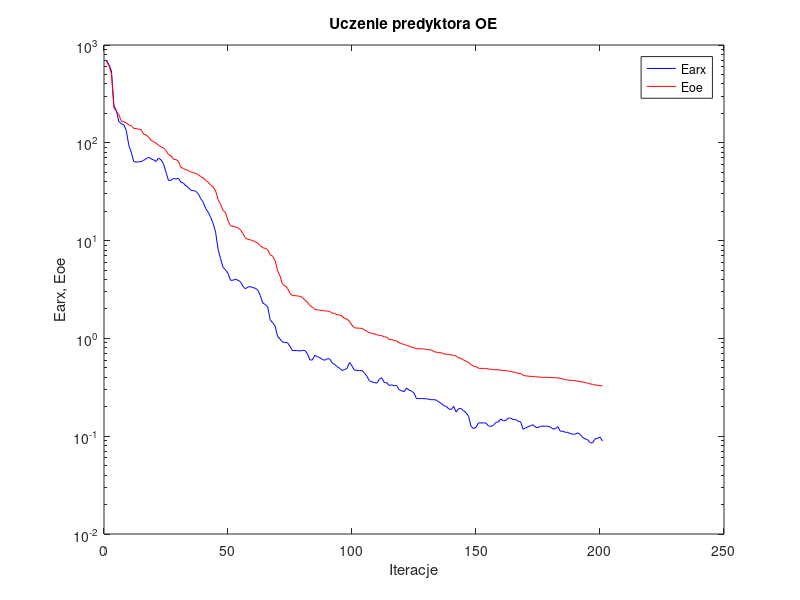
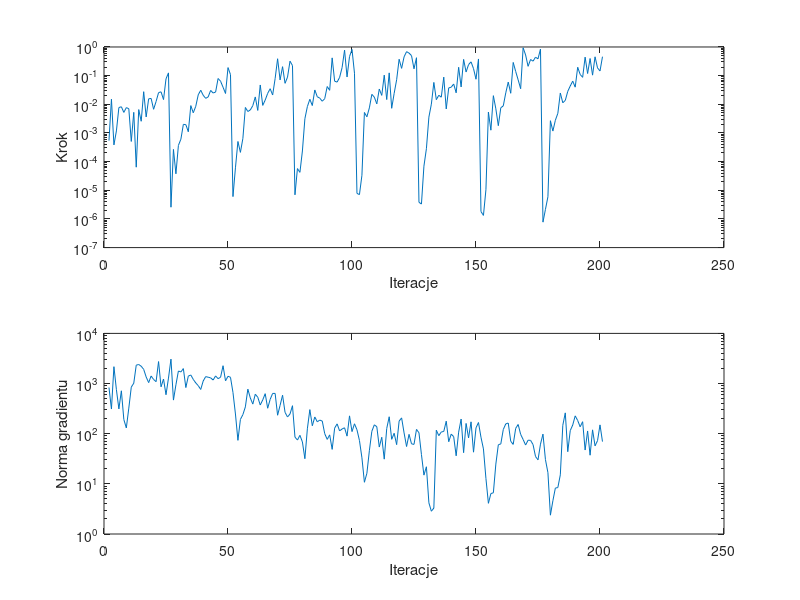

Write the MATLAB code that produced these figures, in order.
%uczenie predyktora oe
clear all;
n=0; farx(n+1)=7.014948e+002; foe(n+1)=6.837984e+002; wspucz(n+1)=0.000000e+000; ng(n+1)=0.000000e+000;
%odnowa zmiennej metryki
n=1; farx(n+1)=6.293430e+002; foe(n+1)=6.166155e+002; krok(n+1)=5.391128e-004; ng(n+1)=8.352329e+002;
n=2; farx(n+1)=5.415884e+002; foe(n+1)=5.075697e+002; krok(n+1)=1.507152e-002; ng(n+1)=3.103918e+002;
n=3; farx(n+1)=2.404113e+002; foe(n+1)=2.275196e+002; krok(n+1)=3.831728e-004; ng(n+1)=2.169121e+003;
n=4; farx(n+1)=2.121298e+002; foe(n+1)=2.103876e+002; krok(n+1)=1.177085e-003; ng(n+1)=7.553440e+002;
n=5; farx(n+1)=1.645889e+002; foe(n+1)=1.935900e+002; krok(n+1)=7.704335e-003; ng(n+1)=3.120237e+002;
n=6; farx(n+1)=1.570628e+002; foe(n+1)=1.663511e+002; krok(n+1)=8.204311e-003; ng(n+1)=7.169853e+002;
n=7; farx(n+1)=1.527303e+002; foe(n+1)=1.643540e+002; krok(n+1)=5.214412e-003; ng(n+1)=1.914519e+002;
n=8; farx(n+1)=1.329639e+002; foe(n+1)=1.597855e+002; krok(n+1)=7.660947e-003; ng(n+1)=1.302645e+002;
n=9; farx(n+1)=9.413809e+001; foe(n+1)=1.523464e+002; krok(n+1)=7.032104e-003; ng(n+1)=3.236065e+002;
n=10; farx(n+1)=7.948949e+001; foe(n+1)=1.495280e+002; krok(n+1)=5.059566e-004; ng(n+1)=8.485326e+002;
n=11; farx(n+1)=6.418404e+001; foe(n+1)=1.403390e+002; krok(n+1)=5.242823e-003; ng(n+1)=1.016240e+003;
n=12; farx(n+1)=6.352773e+001; foe(n+1)=1.395742e+002; krok(n+1)=6.399109e-005; ng(n+1)=2.325764e+003;
n=13; farx(n+1)=6.390669e+001; foe(n+1)=1.378631e+002; krok(n+1)=6.543079e-003; ng(n+1)=2.397892e+003;
n=14; farx(n+1)=6.419258e+001; foe(n+1)=1.361605e+002; krok(n+1)=2.559883e-003; ng(n+1)=2.214638e+003;
n=15; farx(n+1)=6.622692e+001; foe(n+1)=1.223340e+002; krok(n+1)=2.753897e-002; ng(n+1)=1.919092e+003;
n=16; farx(n+1)=6.884645e+001; foe(n+1)=1.201363e+002; krok(n+1)=3.625910e-003; ng(n+1)=1.353507e+003;
n=17; farx(n+1)=7.125833e+001; foe(n+1)=1.139555e+002; krok(n+1)=1.552039e-002; ng(n+1)=1.043851e+003;
n=18; farx(n+1)=6.852876e+001; foe(n+1)=1.056056e+002; krok(n+1)=1.604468e-002; ng(n+1)=1.413087e+003;
n=19; farx(n+1)=6.696000e+001; foe(n+1)=1.027882e+002; krok(n+1)=6.700076e-003; ng(n+1)=1.206563e+003;
n=20; farx(n+1)=6.441754e+001; foe(n+1)=9.892586e+001; krok(n+1)=1.254246e-002; ng(n+1)=1.089966e+003;
n=21; farx(n+1)=6.976767e+001; foe(n+1)=9.448923e+001; krok(n+1)=2.552053e-002; ng(n+1)=2.743712e+003;
n=22; farx(n+1)=6.699063e+001; foe(n+1)=9.108242e+001; krok(n+1)=2.727640e-002; ng(n+1)=8.604148e+002;
n=23; farx(n+1)=6.095257e+001; foe(n+1)=8.858893e+001; krok(n+1)=1.462925e-002; ng(n+1)=1.229340e+003;
n=24; farx(n+1)=4.993068e+001; foe(n+1)=8.337172e+001; krok(n+1)=7.742260e-002; ng(n+1)=5.981624e+002;
n=25; farx(n+1)=4.121210e+001; foe(n+1)=7.560627e+001; krok(n+1)=1.247419e-001; ng(n+1)=1.285937e+003;
%odnowa zmiennej metryki
n=26; farx(n+1)=4.131346e+001; foe(n+1)=7.382402e+001; krok(n+1)=2.567287e-006; ng(n+1)=3.068800e+003;
n=27; farx(n+1)=4.316617e+001; foe(n+1)=6.784286e+001; krok(n+1)=2.666638e-004; ng(n+1)=4.678577e+002;
n=28; farx(n+1)=4.264588e+001; foe(n+1)=6.747907e+001; krok(n+1)=3.754715e-005; ng(n+1)=9.452854e+002;
n=29; farx(n+1)=4.340615e+001; foe(n+1)=6.476880e+001; krok(n+1)=3.682534e-004; ng(n+1)=1.779742e+003;
n=30; farx(n+1)=3.967679e+001; foe(n+1)=5.631741e+001; krok(n+1)=6.052270e-004; ng(n+1)=1.702158e+003;
n=31; farx(n+1)=3.878993e+001; foe(n+1)=5.454021e+001; krok(n+1)=1.995002e-003; ng(n+1)=1.985298e+003;
n=32; farx(n+1)=3.625812e+001; foe(n+1)=5.305568e+001; krok(n+1)=1.951356e-003; ng(n+1)=8.316867e+002;
n=33; farx(n+1)=3.497054e+001; foe(n+1)=5.220204e+001; krok(n+1)=1.100811e-003; ng(n+1)=1.407567e+003;
n=34; farx(n+1)=3.273247e+001; foe(n+1)=5.025900e+001; krok(n+1)=9.010365e-003; ng(n+1)=1.481668e+003;
n=35; farx(n+1)=3.246072e+001; foe(n+1)=4.958818e+001; krok(n+1)=5.062842e-003; ng(n+1)=1.209194e+003;
n=36; farx(n+1)=3.192643e+001; foe(n+1)=4.855051e+001; krok(n+1)=8.510569e-003; ng(n+1)=1.028832e+003;
n=37; farx(n+1)=3.014433e+001; foe(n+1)=4.726917e+001; krok(n+1)=2.142882e-002; ng(n+1)=9.077756e+002;
n=38; farx(n+1)=2.686394e+001; foe(n+1)=4.523810e+001; krok(n+1)=3.095635e-002; ng(n+1)=7.616149e+002;
n=39; farx(n+1)=2.471189e+001; foe(n+1)=4.372011e+001; krok(n+1)=2.067140e-002; ng(n+1)=1.123230e+003;
n=40; farx(n+1)=2.127458e+001; foe(n+1)=4.103908e+001; krok(n+1)=1.615205e-002; ng(n+1)=1.374620e+003;
n=41; farx(n+1)=1.947831e+001; foe(n+1)=3.957355e+001; krok(n+1)=1.806042e-002; ng(n+1)=1.336795e+003;
n=42; farx(n+1)=1.729469e+001; foe(n+1)=3.690627e+001; krok(n+1)=3.052860e-002; ng(n+1)=1.298909e+003;
n=43; farx(n+1)=1.499484e+001; foe(n+1)=3.544502e+001; krok(n+1)=2.476948e-002; ng(n+1)=1.174970e+003;
n=44; farx(n+1)=1.218628e+001; foe(n+1)=3.222852e+001; krok(n+1)=2.672451e-002; ng(n+1)=1.419636e+003;
n=45; farx(n+1)=8.134512e+000; foe(n+1)=2.634332e+001; krok(n+1)=7.951160e-002; ng(n+1)=1.252137e+003;
n=46; farx(n+1)=6.535957e+000; foe(n+1)=2.347345e+001; krok(n+1)=6.392790e-002; ng(n+1)=1.334752e+003;
n=47; farx(n+1)=5.325083e+000; foe(n+1)=2.032860e+001; krok(n+1)=3.941187e-002; ng(n+1)=2.266850e+003;
n=48; farx(n+1)=5.026607e+000; foe(n+1)=1.932942e+001; krok(n+1)=2.384691e-002; ng(n+1)=1.133627e+003;
n=49; farx(n+1)=4.621541e+000; foe(n+1)=1.595625e+001; krok(n+1)=1.909506e-001; ng(n+1)=1.395631e+003;
n=50; farx(n+1)=3.929109e+000; foe(n+1)=1.418549e+001; krok(n+1)=1.088038e-001; ng(n+1)=1.332556e+003;
%odnowa zmiennej metryki
n=51; farx(n+1)=3.932091e+000; foe(n+1)=1.401430e+001; krok(n+1)=6.019984e-006; ng(n+1)=6.652821e+002;
n=52; farx(n+1)=4.034723e+000; foe(n+1)=1.376081e+001; krok(n+1)=6.078783e-005; ng(n+1)=2.471110e+002;
n=53; farx(n+1)=3.933618e+000; foe(n+1)=1.350483e+001; krok(n+1)=5.045766e-004; ng(n+1)=7.371926e+001;
n=54; farx(n+1)=3.808313e+000; foe(n+1)=1.290767e+001; krok(n+1)=2.102269e-004; ng(n+1)=1.925481e+002;
n=55; farx(n+1)=3.419426e+000; foe(n+1)=1.180559e+001; krok(n+1)=6.459813e-004; ng(n+1)=2.403544e+002;
n=56; farx(n+1)=3.208882e+000; foe(n+1)=1.064790e+001; krok(n+1)=7.761346e-003; ng(n+1)=3.424869e+002;
n=57; farx(n+1)=3.348899e+000; foe(n+1)=1.028451e+001; krok(n+1)=5.608324e-003; ng(n+1)=7.729107e+002;
n=58; farx(n+1)=3.386488e+000; foe(n+1)=1.018087e+001; krok(n+1)=6.374691e-003; ng(n+1)=5.155320e+002;
n=59; farx(n+1)=3.303749e+000; foe(n+1)=9.993908e+000; krok(n+1)=8.963267e-003; ng(n+1)=3.893239e+002;
n=60; farx(n+1)=3.263757e+000; foe(n+1)=9.710339e+000; krok(n+1)=1.808357e-002; ng(n+1)=6.114971e+002;
n=61; farx(n+1)=3.111858e+000; foe(n+1)=9.448900e+000; krok(n+1)=6.113282e-003; ng(n+1)=5.339503e+002;
n=62; farx(n+1)=2.755449e+000; foe(n+1)=8.899748e+000; krok(n+1)=4.725510e-002; ng(n+1)=3.737337e+002;
n=63; farx(n+1)=2.301068e+000; foe(n+1)=8.456999e+000; krok(n+1)=9.159911e-003; ng(n+1)=4.710837e+002;
n=64; farx(n+1)=2.223072e+000; foe(n+1)=8.333081e+000; krok(n+1)=1.406421e-002; ng(n+1)=6.281238e+002;
n=65; farx(n+1)=2.104016e+000; foe(n+1)=8.114931e+000; krok(n+1)=2.409244e-002; ng(n+1)=3.217675e+002;
n=66; farx(n+1)=1.548674e+000; foe(n+1)=7.170603e+000; krok(n+1)=3.500452e-002; ng(n+1)=4.830220e+002;
n=67; farx(n+1)=1.447340e+000; foe(n+1)=6.924709e+000; krok(n+1)=2.113198e-002; ng(n+1)=6.353411e+002;
n=68; farx(n+1)=1.335924e+000; foe(n+1)=6.237193e+000; krok(n+1)=7.887873e-002; ng(n+1)=6.358010e+002;
n=69; farx(n+1)=1.045479e+000; foe(n+1)=4.919884e+000; krok(n+1)=3.886554e-001; ng(n+1)=2.333780e+002;
n=70; farx(n+1)=9.829224e-001; foe(n+1)=4.334935e+000; krok(n+1)=7.084462e-002; ng(n+1)=3.669215e+002;
n=71; farx(n+1)=9.167453e-001; foe(n+1)=3.566009e+000; krok(n+1)=2.056837e-001; ng(n+1)=5.852943e+002;
n=72; farx(n+1)=9.099707e-001; foe(n+1)=3.451814e+000; krok(n+1)=5.397089e-002; ng(n+1)=2.663807e+002;
n=73; farx(n+1)=9.037116e-001; foe(n+1)=3.246268e+000; krok(n+1)=8.892157e-002; ng(n+1)=2.153907e+002;
n=74; farx(n+1)=8.290078e-001; foe(n+1)=2.883142e+000; krok(n+1)=3.200292e-001; ng(n+1)=2.470648e+002;
n=75; farx(n+1)=7.519503e-001; foe(n+1)=2.741020e+000; krok(n+1)=2.250273e-001; ng(n+1)=3.618167e+002;
%odnowa zmiennej metryki
n=76; farx(n+1)=7.517515e-001; foe(n+1)=2.736427e+000; krok(n+1)=6.948457e-006; ng(n+1)=8.554493e+001;
n=77; farx(n+1)=7.490362e-001; foe(n+1)=2.717018e+000; krok(n+1)=5.720244e-005; ng(n+1)=7.469591e+001;
n=78; farx(n+1)=7.439972e-001; foe(n+1)=2.695066e+000; krok(n+1)=4.219311e-005; ng(n+1)=9.279585e+001;
n=79; farx(n+1)=7.546689e-001; foe(n+1)=2.625559e+000; krok(n+1)=2.351766e-004; ng(n+1)=6.848772e+001;
n=80; farx(n+1)=7.517675e-001; foe(n+1)=2.459835e+000; krok(n+1)=3.141811e-003; ng(n+1)=3.173075e+001;
n=81; farx(n+1)=6.992492e-001; foe(n+1)=2.356493e+000; krok(n+1)=8.300976e-003; ng(n+1)=1.251948e+002;
n=82; farx(n+1)=6.027055e-001; foe(n+1)=2.165971e+000; krok(n+1)=1.495979e-002; ng(n+1)=3.021850e+002;
n=83; farx(n+1)=6.010263e-001; foe(n+1)=2.095141e+000; krok(n+1)=9.045235e-003; ng(n+1)=1.441016e+002;
n=84; farx(n+1)=6.730619e-001; foe(n+1)=1.980255e+000; krok(n+1)=3.172714e-002; ng(n+1)=2.156209e+002;
n=85; farx(n+1)=6.522646e-001; foe(n+1)=1.954389e+000; krok(n+1)=1.834657e-002; ng(n+1)=1.726985e+002;
n=86; farx(n+1)=6.351866e-001; foe(n+1)=1.947657e+000; krok(n+1)=1.640492e-002; ng(n+1)=1.865053e+002;
n=87; farx(n+1)=6.106719e-001; foe(n+1)=1.930368e+000; krok(n+1)=1.281715e-002; ng(n+1)=1.790103e+002;
n=88; farx(n+1)=5.972088e-001; foe(n+1)=1.914366e+000; krok(n+1)=1.572069e-002; ng(n+1)=1.000935e+002;
n=89; farx(n+1)=6.188893e-001; foe(n+1)=1.902609e+000; krok(n+1)=4.171622e-002; ng(n+1)=7.702147e+001;
n=90; farx(n+1)=6.174541e-001; foe(n+1)=1.889749e+000; krok(n+1)=3.076926e-002; ng(n+1)=9.475621e+001;
n=91; farx(n+1)=5.631795e-001; foe(n+1)=1.813653e+000; krok(n+1)=4.170483e-001; ng(n+1)=4.865773e+001;
n=92; farx(n+1)=5.419574e-001; foe(n+1)=1.800175e+000; krok(n+1)=6.392790e-002; ng(n+1)=1.290789e+002;
n=93; farx(n+1)=5.142878e-001; foe(n+1)=1.744957e+000; krok(n+1)=5.955282e-002; ng(n+1)=1.570667e+002;
n=94; farx(n+1)=4.949311e-001; foe(n+1)=1.733238e+000; krok(n+1)=8.693674e-002; ng(n+1)=1.136431e+002;
n=95; farx(n+1)=4.686672e-001; foe(n+1)=1.688690e+000; krok(n+1)=1.903039e-001; ng(n+1)=1.241906e+002;
n=96; farx(n+1)=4.809675e-001; foe(n+1)=1.598508e+000; krok(n+1)=7.771907e-001; ng(n+1)=1.311726e+002;
n=97; farx(n+1)=4.927101e-001; foe(n+1)=1.576164e+000; krok(n+1)=8.973318e-002; ng(n+1)=8.942177e+001;
n=98; farx(n+1)=5.680684e-001; foe(n+1)=1.484596e+000; krok(n+1)=4.635137e-001; ng(n+1)=2.267836e+002;
n=99; farx(n+1)=5.226647e-001; foe(n+1)=1.367184e+000; krok(n+1)=8.209742e-001; ng(n+1)=1.101195e+002;
n=100; farx(n+1)=4.731665e-001; foe(n+1)=1.284633e+000; krok(n+1)=1.214664e-001; ng(n+1)=1.576264e+002;
%odnowa zmiennej metryki
n=101; farx(n+1)=4.712698e-001; foe(n+1)=1.275027e+000; krok(n+1)=7.792977e-006; ng(n+1)=1.198398e+002;
n=102; farx(n+1)=4.703300e-001; foe(n+1)=1.270990e+000; krok(n+1)=7.065934e-006; ng(n+1)=7.331838e+001;
n=103; farx(n+1)=4.683512e-001; foe(n+1)=1.267514e+000; krok(n+1)=3.333618e-005; ng(n+1)=3.304654e+001;
n=104; farx(n+1)=4.448056e-001; foe(n+1)=1.223885e+000; krok(n+1)=5.190450e-003; ng(n+1)=1.075521e+001;
n=105; farx(n+1)=4.104023e-001; foe(n+1)=1.178083e+000; krok(n+1)=3.660956e-003; ng(n+1)=1.623987e+001;
n=106; farx(n+1)=3.693582e-001; foe(n+1)=1.143266e+000; krok(n+1)=7.496795e-003; ng(n+1)=4.577170e+001;
n=107; farx(n+1)=3.590072e-001; foe(n+1)=1.129117e+000; krok(n+1)=2.223039e-002; ng(n+1)=1.116570e+002;
n=108; farx(n+1)=3.538040e-001; foe(n+1)=1.113140e+000; krok(n+1)=1.779884e-002; ng(n+1)=1.504201e+002;
n=109; farx(n+1)=3.484094e-001; foe(n+1)=1.089631e+000; krok(n+1)=1.034736e-002; ng(n+1)=1.378192e+002;
n=110; farx(n+1)=3.826579e-001; foe(n+1)=1.073122e+000; krok(n+1)=3.404228e-002; ng(n+1)=5.420103e+001;
n=111; farx(n+1)=3.963723e-001; foe(n+1)=1.065369e+000; krok(n+1)=2.047906e-002; ng(n+1)=8.493831e+001;
n=112; farx(n+1)=3.536334e-001; foe(n+1)=1.038768e+000; krok(n+1)=1.042621e-001; ng(n+1)=3.109557e+001;
n=113; farx(n+1)=3.525192e-001; foe(n+1)=1.029208e+000; krok(n+1)=1.462925e-002; ng(n+1)=1.268222e+002;
n=114; farx(n+1)=3.300179e-001; foe(n+1)=9.764568e-001; krok(n+1)=1.248868e-001; ng(n+1)=2.176698e+002;
n=115; farx(n+1)=3.352760e-001; foe(n+1)=9.710242e-001; krok(n+1)=7.251821e-003; ng(n+1)=7.723260e+001;
n=116; farx(n+1)=3.286948e-001; foe(n+1)=9.582735e-001; krok(n+1)=2.414071e-002; ng(n+1)=1.020061e+002;
n=117; farx(n+1)=3.299953e-001; foe(n+1)=9.426115e-001; krok(n+1)=7.208292e-002; ng(n+1)=6.051236e+001;
n=118; farx(n+1)=2.983579e-001; foe(n+1)=8.999752e-001; krok(n+1)=3.730776e-001; ng(n+1)=1.782617e+002;
n=119; farx(n+1)=2.918024e-001; foe(n+1)=8.845850e-001; krok(n+1)=1.794664e-001; ng(n+1)=2.066141e+002;
n=120; farx(n+1)=2.851813e-001; foe(n+1)=8.663336e-001; krok(n+1)=4.536903e-001; ng(n+1)=1.035964e+002;
n=121; farx(n+1)=3.107351e-001; foe(n+1)=8.496137e-001; krok(n+1)=6.871474e-001; ng(n+1)=5.550191e+001;
n=122; farx(n+1)=2.955827e-001; foe(n+1)=8.335304e-001; krok(n+1)=6.115403e-001; ng(n+1)=9.704259e+001;
n=123; farx(n+1)=2.899917e-001; foe(n+1)=8.147285e-001; krok(n+1)=4.989677e-001; ng(n+1)=6.283883e+001;
n=124; farx(n+1)=2.760970e-001; foe(n+1)=8.030297e-001; krok(n+1)=1.732520e-001; ng(n+1)=6.118036e+001;
n=125; farx(n+1)=2.425329e-001; foe(n+1)=7.849695e-001; krok(n+1)=4.228235e-001; ng(n+1)=1.217692e+002;
%odnowa zmiennej metryki
n=126; farx(n+1)=2.425886e-001; foe(n+1)=7.822277e-001; krok(n+1)=3.816291e-006; ng(n+1)=1.044536e+002;
n=127; farx(n+1)=2.426500e-001; foe(n+1)=7.816098e-001; krok(n+1)=3.304286e-006; ng(n+1)=3.846574e+001;
n=128; farx(n+1)=2.420420e-001; foe(n+1)=7.803970e-001; krok(n+1)=6.937565e-005; ng(n+1)=1.491988e+001;
n=129; farx(n+1)=2.411767e-001; foe(n+1)=7.701581e-001; krok(n+1)=2.826636e-004; ng(n+1)=2.191643e+001;
n=130; farx(n+1)=2.391510e-001; foe(n+1)=7.663599e-001; krok(n+1)=3.568597e-003; ng(n+1)=4.186154e+000;
n=131; farx(n+1)=2.361613e-001; foe(n+1)=7.626543e-001; krok(n+1)=1.012183e-002; ng(n+1)=2.845839e+000;
n=132; farx(n+1)=2.362445e-001; foe(n+1)=7.334855e-001; krok(n+1)=5.801457e-002; ng(n+1)=3.289931e+000;
n=133; farx(n+1)=2.339262e-001; foe(n+1)=7.230710e-001; krok(n+1)=1.450364e-002; ng(n+1)=1.173737e+002;
n=134; farx(n+1)=2.243159e-001; foe(n+1)=7.158471e-001; krok(n+1)=2.069003e-002; ng(n+1)=9.146799e+001;
n=135; farx(n+1)=2.162275e-001; foe(n+1)=7.130946e-001; krok(n+1)=1.771116e-002; ng(n+1)=1.082247e+002;
n=136; farx(n+1)=2.053166e-001; foe(n+1)=6.946678e-001; krok(n+1)=8.877087e-002; ng(n+1)=1.109045e+002;
n=137; farx(n+1)=2.018707e-001; foe(n+1)=6.900811e-001; krok(n+1)=6.884742e-003; ng(n+1)=1.777251e+002;
n=138; farx(n+1)=1.906350e-001; foe(n+1)=6.848473e-001; krok(n+1)=3.739234e-002; ng(n+1)=6.920066e+001;
n=139; farx(n+1)=1.871993e-001; foe(n+1)=6.770011e-001; krok(n+1)=3.946598e-002; ng(n+1)=9.790528e+001;
n=140; farx(n+1)=2.021050e-001; foe(n+1)=6.702525e-001; krok(n+1)=5.118489e-002; ng(n+1)=8.747338e+001;
n=141; farx(n+1)=1.761417e-001; foe(n+1)=6.620741e-001; krok(n+1)=2.517497e-002; ng(n+1)=3.624489e+001;
n=142; farx(n+1)=1.915398e-001; foe(n+1)=6.311221e-001; krok(n+1)=1.958039e-001; ng(n+1)=1.073864e+002;
n=143; farx(n+1)=1.915653e-001; foe(n+1)=6.247576e-001; krok(n+1)=4.030924e-002; ng(n+1)=1.960969e+002;
n=144; farx(n+1)=1.817992e-001; foe(n+1)=5.997854e-001; krok(n+1)=3.691454e-001; ng(n+1)=4.186156e+001;
n=145; farx(n+1)=1.736570e-001; foe(n+1)=5.835607e-001; krok(n+1)=1.340009e-001; ng(n+1)=1.601612e+002;
n=146; farx(n+1)=1.597076e-001; foe(n+1)=5.694341e-001; krok(n+1)=2.427388e-001; ng(n+1)=8.256799e+001;
n=147; farx(n+1)=1.258391e-001; foe(n+1)=5.369586e-001; krok(n+1)=3.031633e-001; ng(n+1)=1.724340e+002;
n=148; farx(n+1)=1.197443e-001; foe(n+1)=5.198002e-001; krok(n+1)=1.752988e-001; ng(n+1)=4.280990e+001;
n=149; farx(n+1)=1.234538e-001; foe(n+1)=5.155267e-001; krok(n+1)=7.494212e-002; ng(n+1)=1.312450e+002;
n=150; farx(n+1)=1.369493e-001; foe(n+1)=4.950430e-001; krok(n+1)=3.819429e-001; ng(n+1)=1.671382e+002;
%odnowa zmiennej metryki
n=151; farx(n+1)=1.367874e-001; foe(n+1)=4.937541e-001; krok(n+1)=1.814744e-006; ng(n+1)=8.512546e+001;
n=152; farx(n+1)=1.367095e-001; foe(n+1)=4.933554e-001; krok(n+1)=1.329472e-006; ng(n+1)=4.971866e+001;
n=153; farx(n+1)=1.366073e-001; foe(n+1)=4.932294e-001; krok(n+1)=1.044207e-005; ng(n+1)=1.284428e+001;
n=154; farx(n+1)=1.274013e-001; foe(n+1)=4.864161e-001; krok(n+1)=5.368339e-003; ng(n+1)=4.092689e+000;
n=155; farx(n+1)=1.258624e-001; foe(n+1)=4.847205e-001; krok(n+1)=1.250114e-003; ng(n+1)=6.405873e+000;
n=156; farx(n+1)=1.290881e-001; foe(n+1)=4.800286e-001; krok(n+1)=2.001452e-002; ng(n+1)=6.634790e+000;
n=157; farx(n+1)=1.383536e-001; foe(n+1)=4.778228e-001; krok(n+1)=6.971205e-003; ng(n+1)=2.478693e+001;
n=158; farx(n+1)=1.400022e-001; foe(n+1)=4.772674e-001; krok(n+1)=1.797919e-003; ng(n+1)=6.013818e+001;
n=159; farx(n+1)=1.502614e-001; foe(n+1)=4.716596e-001; krok(n+1)=7.585588e-003; ng(n+1)=6.264344e+001;
n=160; farx(n+1)=1.436263e-001; foe(n+1)=4.699814e-001; krok(n+1)=8.799720e-003; ng(n+1)=1.211203e+002;
n=161; farx(n+1)=1.445168e-001; foe(n+1)=4.686059e-001; krok(n+1)=2.509977e-002; ng(n+1)=1.570329e+002;
n=162; farx(n+1)=1.533534e-001; foe(n+1)=4.624376e-001; krok(n+1)=5.955282e-002; ng(n+1)=1.630743e+002;
n=163; farx(n+1)=1.529704e-001; foe(n+1)=4.607630e-001; krok(n+1)=2.426108e-002; ng(n+1)=7.069481e+001;
n=164; farx(n+1)=1.477865e-001; foe(n+1)=4.527509e-001; krok(n+1)=2.889625e-001; ng(n+1)=6.120827e+001;
n=165; farx(n+1)=1.478647e-001; foe(n+1)=4.468450e-001; krok(n+1)=1.400181e-001; ng(n+1)=1.278228e+002;
n=166; farx(n+1)=1.425465e-001; foe(n+1)=4.401260e-001; krok(n+1)=7.104066e-002; ng(n+1)=1.526391e+002;
n=167; farx(n+1)=1.403244e-001; foe(n+1)=4.371179e-001; krok(n+1)=3.497807e-002; ng(n+1)=9.705776e+001;
n=168; farx(n+1)=1.177437e-001; foe(n+1)=4.199674e-001; krok(n+1)=9.372047e-001; ng(n+1)=7.659990e+001;
n=169; farx(n+1)=1.213473e-001; foe(n+1)=4.141916e-001; krok(n+1)=5.271762e-001; ng(n+1)=5.939389e+001;
n=170; farx(n+1)=1.250450e-001; foe(n+1)=4.113787e-001; krok(n+1)=2.114442e-001; ng(n+1)=7.416871e+001;
n=171; farx(n+1)=1.282121e-001; foe(n+1)=4.096021e-001; krok(n+1)=3.655615e-001; ng(n+1)=7.366868e+001;
n=172; farx(n+1)=1.309317e-001; foe(n+1)=4.070295e-001; krok(n+1)=3.200292e-001; ng(n+1)=6.068529e+001;
n=173; farx(n+1)=1.233745e-001; foe(n+1)=4.052072e-001; krok(n+1)=4.406062e-001; ng(n+1)=3.505555e+001;
n=174; farx(n+1)=1.223460e-001; foe(n+1)=4.041174e-001; krok(n+1)=3.856870e-001; ng(n+1)=3.011241e+001;
n=175; farx(n+1)=1.266183e-001; foe(n+1)=4.008152e-001; krok(n+1)=8.456470e-001; ng(n+1)=6.191691e+001;
%odnowa zmiennej metryki
n=176; farx(n+1)=1.266282e-001; foe(n+1)=4.002243e-001; krok(n+1)=7.728700e-007; ng(n+1)=9.809582e+001;
n=177; farx(n+1)=1.266269e-001; foe(n+1)=4.000157e-001; krok(n+1)=2.158092e-006; ng(n+1)=3.042118e+001;
n=178; farx(n+1)=1.265226e-001; foe(n+1)=3.998754e-001; krok(n+1)=5.939356e-006; ng(n+1)=1.672568e+001;
n=179; farx(n+1)=1.239688e-001; foe(n+1)=3.988666e-001; krok(n+1)=2.678603e-003; ng(n+1)=2.373059e+000;
n=180; farx(n+1)=1.185357e-001; foe(n+1)=3.969774e-001; krok(n+1)=1.163400e-003; ng(n+1)=4.600432e+000;
n=181; farx(n+1)=1.188882e-001; foe(n+1)=3.966175e-001; krok(n+1)=2.778799e-003; ng(n+1)=8.248230e+000;
n=182; farx(n+1)=1.253345e-001; foe(n+1)=3.944507e-001; krok(n+1)=4.845858e-003; ng(n+1)=8.432216e+000;
n=183; farx(n+1)=1.123881e-001; foe(n+1)=3.903789e-001; krok(n+1)=2.476948e-002; ng(n+1)=1.514093e+001;
n=184; farx(n+1)=1.126350e-001; foe(n+1)=3.855756e-001; krok(n+1)=1.129495e-002; ng(n+1)=1.471860e+002;
n=185; farx(n+1)=1.095740e-001; foe(n+1)=3.779331e-001; krok(n+1)=1.367655e-002; ng(n+1)=2.602327e+002;
n=186; farx(n+1)=1.095506e-001; foe(n+1)=3.758097e-001; krok(n+1)=2.835564e-002; ng(n+1)=4.376043e+001;
n=187; farx(n+1)=1.060063e-001; foe(n+1)=3.729989e-001; krok(n+1)=4.346837e-002; ng(n+1)=1.152331e+002;
n=188; farx(n+1)=1.049501e-001; foe(n+1)=3.711729e-001; krok(n+1)=6.442938e-002; ng(n+1)=1.491119e+002;
n=189; farx(n+1)=1.051787e-001; foe(n+1)=3.699064e-001; krok(n+1)=3.959818e-002; ng(n+1)=2.267213e+002;
n=190; farx(n+1)=1.080506e-001; foe(n+1)=3.650549e-001; krok(n+1)=1.961845e-001; ng(n+1)=1.833050e+002;
n=191; farx(n+1)=1.044735e-001; foe(n+1)=3.619457e-001; krok(n+1)=1.102898e-001; ng(n+1)=1.372222e+002;
n=192; farx(n+1)=9.731924e-002; foe(n+1)=3.593371e-001; krok(n+1)=8.732707e-002; ng(n+1)=1.735167e+002;
n=193; farx(n+1)=9.391343e-002; foe(n+1)=3.526476e-001; krok(n+1)=4.423764e-001; ng(n+1)=4.725141e+001;
n=194; farx(n+1)=9.203837e-002; foe(n+1)=3.494984e-001; krok(n+1)=1.186316e-001; ng(n+1)=1.133538e+002;
n=195; farx(n+1)=8.597294e-002; foe(n+1)=3.423944e-001; krok(n+1)=3.963116e-001; ng(n+1)=3.724641e+001;
n=196; farx(n+1)=8.532557e-002; foe(n+1)=3.390593e-001; krok(n+1)=1.041001e-001; ng(n+1)=1.193334e+002;
n=197; farx(n+1)=9.382856e-002; foe(n+1)=3.335452e-001; krok(n+1)=4.543926e-001; ng(n+1)=5.721789e+001;
n=198; farx(n+1)=9.509073e-002; foe(n+1)=3.326369e-001; krok(n+1)=1.865388e-001; ng(n+1)=7.261699e+001;
n=199; farx(n+1)=9.809063e-002; foe(n+1)=3.295266e-001; krok(n+1)=1.453256e-001; ng(n+1)=1.498720e+002;
n=200; farx(n+1)=8.926859e-002; foe(n+1)=3.257350e-001; krok(n+1)=4.587901e-001; ng(n+1)=6.956678e+001;

figure; semilogy(farx,'b'); hold on; semilogy(foe,'r'); xlabel('Iteracje'); ylabel('Earx, Eoe'); legend('Earx','Eoe'); title('Uczenie predyktora OE');
figure; subplot(2,1,1); semilogy(krok); xlabel('Iteracje'); ylabel('Krok');
subplot(2,1,2); semilogy(ng); xlabel('Iteracje'); ylabel('Norma gradientu');
Earx=farx(n+1)
Eoe=foe(n+1)
